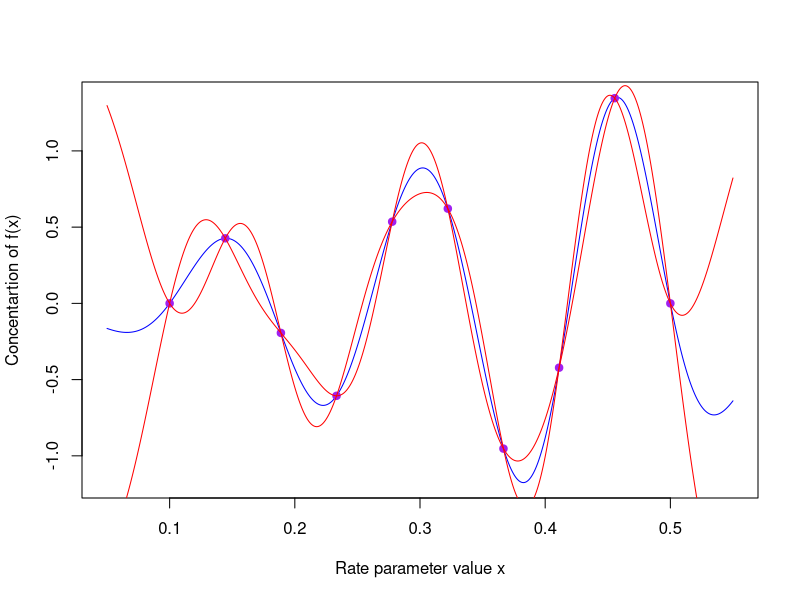
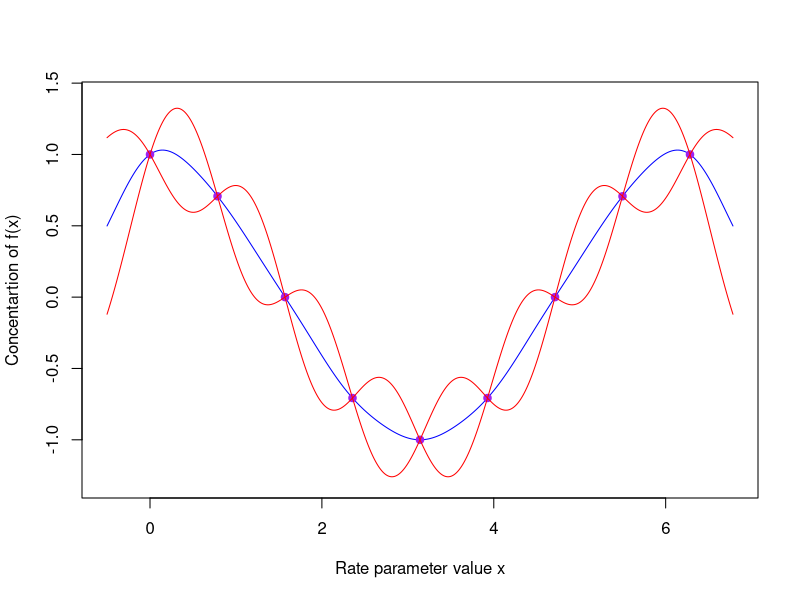
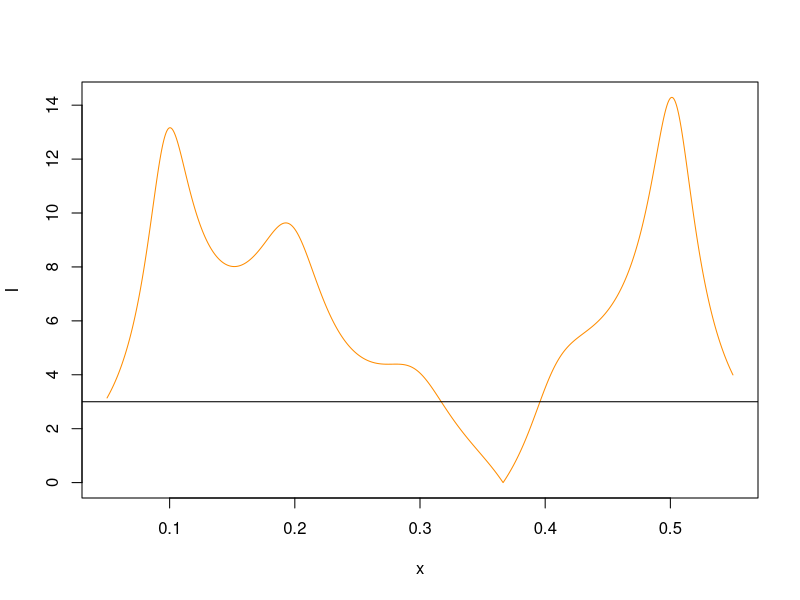
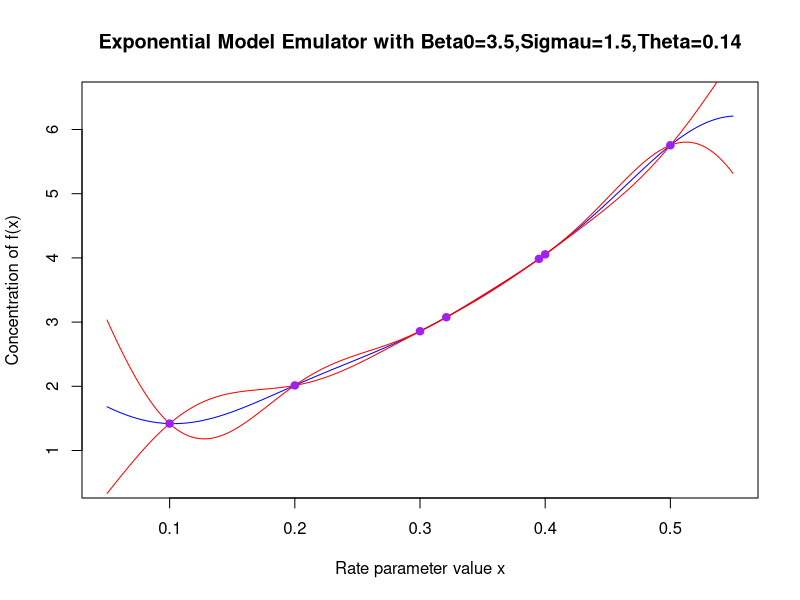
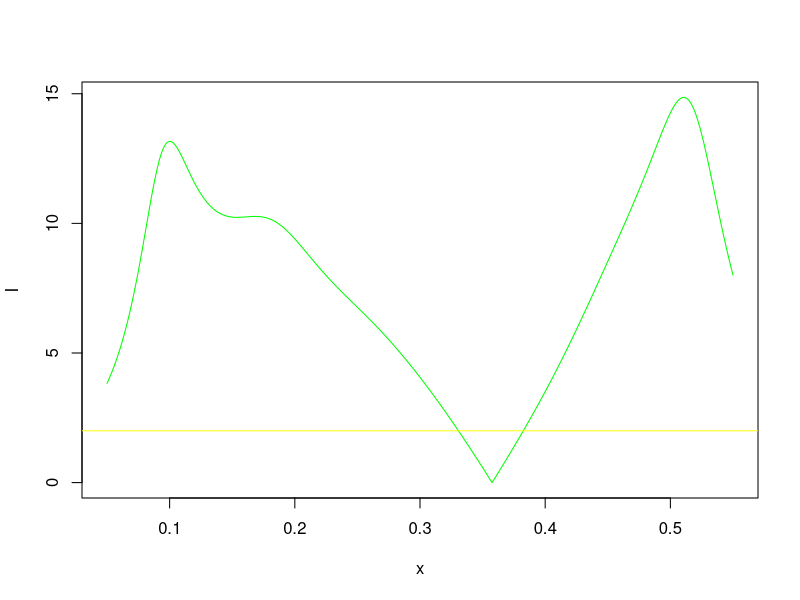
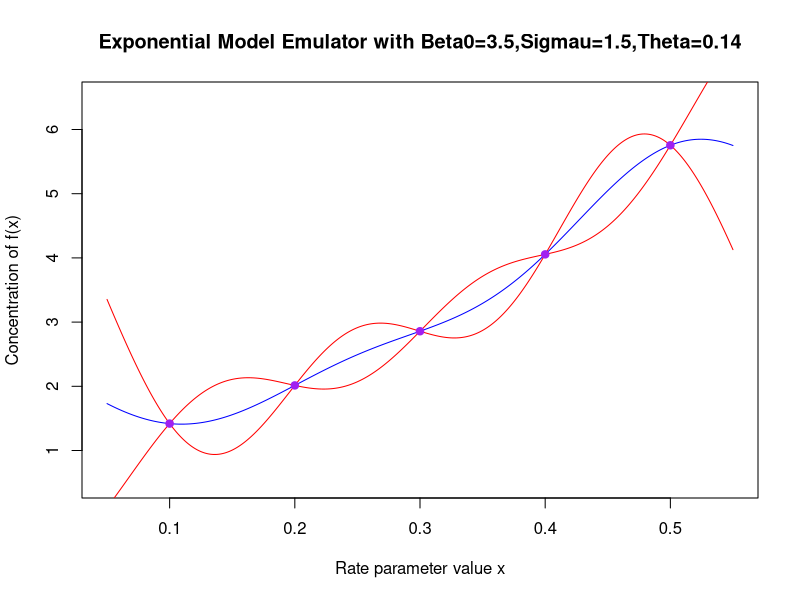
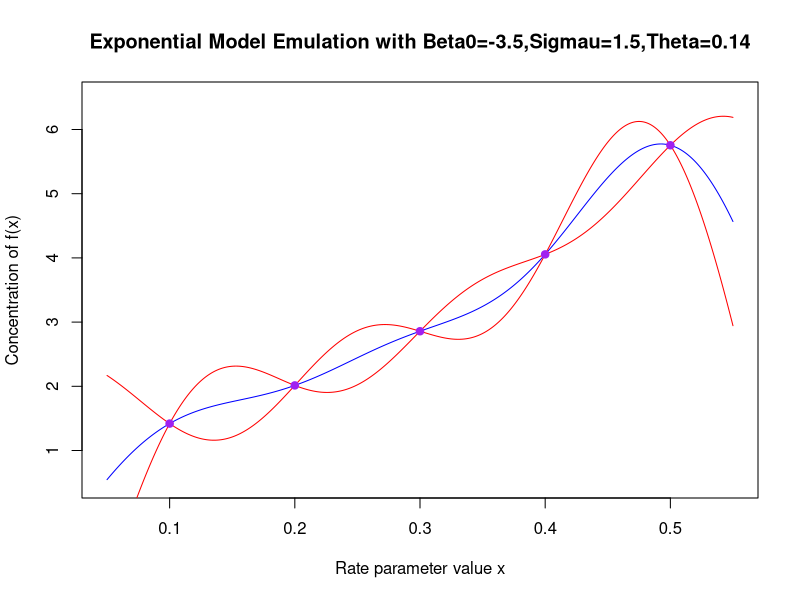
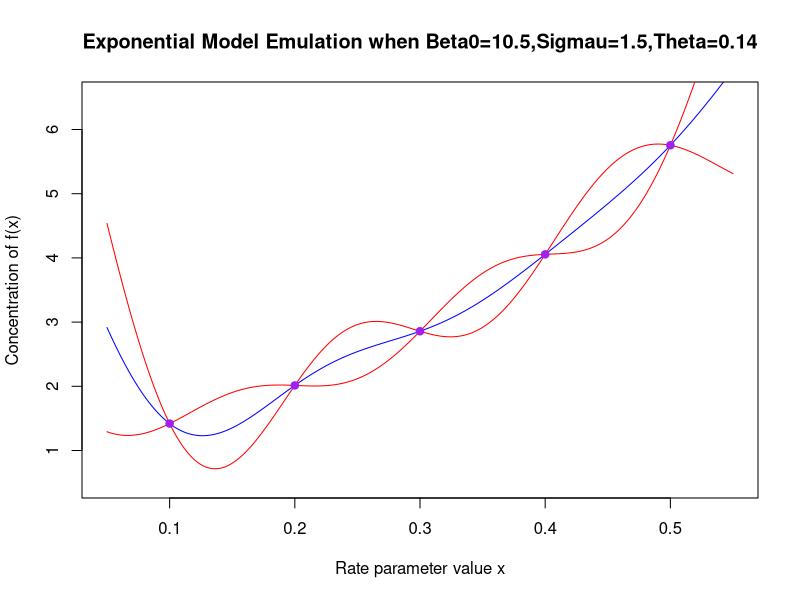

Source code (R) for these figures, in order:
expfun = function(x){
  return(exp(x*3.5))
}

covfun = function(x,y,su,t){
  entr = su*exp(-(abs(x-y)^2)/(t^2))
  return(entr)
}

emufunexp = function(B0,sigmau,theta){
  a = seq(0.1,0.5,by=0.1)
  D = expfun(a)
  exf = B0
  varf = sigmau^2
  eD = c(exf,exf,exf,exf,exf)
  b = as.matrix(dist(a))
  varD = (sigmau^2)*exp(-(b^2)/(theta^2))
  covfD = function(x){
    g = covfun(x,a,varf,theta)
    return(g)
  }
  covDf = function(x){
    i = covfun(a,x,varf,theta)
    return(i)
  }
  eDf = function(x){
    h = exf + covfD(x)%*%solve(varD)%*%(D-eD)
    return(as.vector(h))
  }
  varDf = function(x){
    j = varf - covfD(x)%*%solve(varD)%*%covDf(x)
    return(j)
  }
  sequem = seq(0.05,0.55,length.out=10000)
  sequem2 = c()
  for (i in sequem){
    sequem2 = append(sequem2,eDf(i))
  }
  sequem3 = c()
  for (i in sequem){
    sequem3 = append(sequem3,varDf(i))
  }
  upvar = sequem2 + 3*sqrt(sequem3)
  downvar = sequem2 - 3*sqrt(sequem3)
  return(list(sequem,sequem2,a,D,upvar,downvar))
}

###################################################################################

#par(mfrow=c(2,3))
pdf("Emulatorplots.pdf")

run1 = emufunexp(3.5,1.5,0.14)
plot(run1[[1]],run1[[2]],type='l',lwd=1,col='blue',ylim=c(0.5,6.5),xlab="Rate parameter value x",ylab="Concentration of f(x)",main="Exponential Model Emulator with Beta0=3.5,Sigmau=1.5,Theta=0.14")
lines(run1[[1]],run1[[5]],type='l',lwd=1,col='red')
lines(run1[[1]],run1[[6]],type='l',lwd=1,col='red')
points(run1[[3]],run1[[4]],col='purple',pch=19)

#run2.0 = emufunexp(0.0,1.5,0.14)
#plot(run2.0[[1]],run2.0[[2]],type='l',col='blue',xlab="Rate parameter value x",ylab="Concentration of f(x)",main="Bo=0.0")
#points(run2.0[[3]],run2.0[[4]],col='purple',pch=19)
#lines(run2.0[[1]],run2.0[[5]],type='l',col='red')
#lines(run2.0[[1]],run2.0[[6]],type='l',col='red')

run3.0 = emufunexp(-3.5,1.5,0.14)
plot(run3.0[[1]],run3.0[[2]],type='l',lwd=1,col='blue',ylim=c(0.5,6.5),xlab="Rate parameter value x",ylab="Concentration of f(x)",main="Exponential Model Emulation with Beta0=-3.5,Sigmau=1.5,Theta=0.14")
lines(run3.0[[1]],run3.0[[5]],type='l',lwd=1,col='red')
lines(run3.0[[1]],run3.0[[6]],type='l',lwd=1,col='red')
points(run3.0[[3]],run3.0[[4]],col='purple',pch=19)

#run4.0 = emufunexp(7.0,1.5,0.14)
#plot(run4.0[[1]],run4.0[[2]],type='l',col='blue',xlab="Rate parameter value x",ylab="Concentartion of f(x)",main="Bo=7.0")
#points(run4.0[[3]],run4.0[[4]],col='purple',pch=19)
#lines(run4.0[[1]],run4.0[[5]],type='l',col='red')
#lines(run4.0[[1]],run4.0[[6]],type='l',col='red')

run5.0 = emufunexp(10.5,1.5,0.14)
plot(run5.0[[1]],run5.0[[2]],type='l',lwd=1,col='blue',ylim=c(0.5,6.5),xlab="Rate parameter value x",ylab="Concentration of f(x)",main="Exponential Model Emulation when Beta0=10.5,Sigmau=1.5,Theta=0.14")
lines(run5.0[[1]],run5.0[[5]],type='l',lwd=1,col='red')
lines(run5.0[[1]],run5.0[[6]],type='l',lwd=1,col='red')
points(run5.0[[3]],run5.0[[4]],col='purple',pch=19)

####################################################################################

#par(mfrow=c(2,3))

plot(run1[[1]],run1[[2]],type='l',lwd=1,col='blue',ylim=c(0.5,6.5),xlab="Rate parameter value x",ylab="Concentration of f(x)",main="Exponential Model Emulator with Beta0=3.5,Sigmau=1.5,Theta=0.14")
lines(run1[[1]],run1[[5]],type='l',lwd=1,col='red')
lines(run1[[1]],run1[[6]],type='l',lwd=1,col='red')
points(run1[[3]],run1[[4]],col='purple',pch=19)

run2.1 = emufunexp(3.5,0.8,0.14)
plot(run2.1[[1]],run2.1[[2]],type='l',lwd=1,col='blue',ylim=c(0.5,6.5),xlab="Rate parameter value x",ylab="Concentration of f(x)",main="Exponential Model Emulator with Beta0=3.5,Sigmau=0.8,Theta=0.14")
lines(run2.1[[1]],run2.1[[5]],type='l',lwd=1,col='red')
lines(run2.1[[1]],run2.1[[6]],type='l',lwd=1,col='red')
points(run2.1[[3]],run2.1[[4]],col='purple',pch=19)

run3.1 = emufunexp(3.5,0.1,0.14)
plot(run3.1[[1]],run3.1[[2]],type='l',lwd=1,col='blue',ylim=c(0.5,6.5),xlab="Rate parameter value x",ylab="Concentration of f(x)",main="Exponential Model Emulator with Beta0=3.5,Sigmau=0.1,Theta=0.14")
lines(run3.1[[1]],run3.1[[5]],type='l',lwd=1,col='red')
lines(run3.1[[1]],run3.1[[6]],type='l',lwd=1,col='red')
points(run3.1[[3]],run3.1[[4]],col='purple',pch=19)

#run4.1 = emufunexp(3.5,2.2,0.14)
#plot(run4.1[[1]],run4.1[[2]],type='l',col='blue',xlab="Rate parameter value x",ylab="Concentartion of f(x)",main="Sigmau=2.2")
#points(run4.1[[3]],run4.1[[4]],col='purple',pch=19)
#lines(run4.1[[1]],run4.1[[5]],type='l',col='red')
#lines(run4.1[[1]],run4.1[[6]],type='l',col='red')

run5.1 = emufunexp(3.5,2.9,0.14)
plot(run5.1[[1]],run5.1[[2]],type='l',lwd=1,col='blue',ylim=c(0.5,6.5),xlab="Rate parameter value x",ylab="Concentration of f(x)",main="Exponential Model Emulator with Beta0=3.5,Sigmau=2.9,Theta=0.14")
lines(run5.1[[1]],run5.1[[5]],type='l',lwd=1,col='red')
lines(run5.1[[1]],run5.1[[6]],type='l',lwd=1,col='red')
points(run5.1[[3]],run5.1[[4]],col='purple',pch=19)

###################################################################################

#par(mfrow=c(2,3))

plot(run1[[1]],run1[[2]],type='l',lwd=1,col='blue',ylim=c(0.5,6.5),xlab="Rate parameter value x",ylab="Concentration of f(x)",main="Exponential Model Emulator with Beta0=3.5,Sigmau=1.5,Theta=0.14")
lines(run1[[1]],run1[[5]],type='l',lwd=1,col='red')
lines(run1[[1]],run1[[6]],type='l',lwd=1,col='red')
points(run1[[3]],run1[[4]],col='purple',pch=19)

run2.2 = emufunexp(3.5,1.5,0.075)
plot(run2.2[[1]],run2.2[[2]],type='l',lwd=1,col='blue',ylim=c(-0.6,7.5),xlab="Rate parameter value x",ylab="Concentration of f(x)",main="Exponential Model Emulator with Beta0=3.5,Sigmau=1.5,Theta=0.075")
lines(run2.2[[1]],run2.2[[5]],type='l',lwd=1,col='red')
lines(run2.2[[1]],run2.2[[6]],type='l',lwd=1,col='red')
points(run2.2[[3]],run2.2[[4]],col='purple',pch=19)

run3.2 = emufunexp(3.5,1.5,0.01)
plot(run3.2[[1]],run3.2[[2]],type='l',lwd=1,col='blue',ylim=c(-1.5,8.5),xlab="Rate parameter value x",ylab="Concentration of f(x)",main="Exponential Model Emulator with Beta0=3.5,Sigmau=1.5,Theta=0.01")
lines(run3.2[[1]],run3.2[[5]],type='l',lwd=1,col='red')
lines(run3.2[[1]],run3.2[[6]],type='l',lwd=1,col='red')
points(run3.2[[3]],run3.2[[4]],col='purple',pch=19)

#run4.2 = emufunexp(3.5,1.5,0.205)
#plot(run4.2[[1]],run4.2[[2]],type='l',col='blue',xlab="Rate parameter value x",ylab="Concentartion of f(x)",main="Theta=0.205")
#points(run4.2[[3]],run4.2[[4]],col='purple',pch=19)
#lines(run4.2[[1]],run4.2[[5]],type='l',col='red')
#lines(run4.2[[1]],run4.2[[6]],type='l',col='red')

run5.2 = emufunexp(3.5,1.5,0.27)
plot(run5.2[[1]],run5.2[[2]],type='l',lwd=1,col='blue',ylim=c(1,6),xlab="Rate parameter value x",ylab="Concentration of f(x)",main="Exponential Model Emulator with Beta0=3.5,Sigmau=1.5,Theta=0.27")
lines(run5.2[[1]],run5.2[[5]],type='l',lwd=1,col='red')
lines(run5.2[[1]],run5.2[[6]],type='l',lwd=1,col='red')
points(run5.2[[3]],run5.2[[4]],col='purple',pch=19)

###########################################################

#par(mfrow=c(2,3))

plot(run1[[1]],run1[[2]],type='l',lwd=1,col='blue',ylim=c(0.5,6.5),xlab="Rate parameter value x",ylab="Concentration of f(x)",main="Exponential Model Emulator with Beta0=3.5,Sigmau=1.5,Theta=0.14")
lines(run1[[1]],run1[[5]],type='l',lwd=1,col='red')
lines(run1[[1]],run1[[6]],type='l',lwd=1,col='red')
points(run1[[3]],run1[[4]],col='purple',pch=19)

run2.3 = emufunexp(-3.5,0.1,0.14)
plot(run2.3[[1]],run2.3[[2]],type='l',lwd=1,col='blue',ylim=c(0.5,6.5),xlab="Rate parameter value x",ylab="Concentration of f(x)",main="Exponential Model Emulator with Beta0=-3.5,Sigmau=0.1,Theta=0.14")
lines(run2.3[[1]],run2.3[[5]],type='l',lwd=1,col='red')
lines(run2.3[[1]],run2.3[[6]],type='l',lwd=1,col='red')
points(run2.3[[3]],run2.3[[4]],col='purple',pch=19)

#run3.3 = emufunexp(10.5,2.9,0.14)
#plot(run3.3[[1]],run3.3[[2]],type='l',col='blue',xlab="Rate parameter value x",ylab="Concentartion of f(x)",main="B0=10.5,Sigmau=2.9")
#points(run3.3[[3]],run3.3[[4]],col='purple',pch=19)
#lines(run3.3[[1]],run3.3[[5]],type='l',col='red')
#lines(run3.3[[1]],run3.3[[6]],type='l',col='red')

#run4.3 = emufunexp(-3.5,2.9,0.14)
#plot(run4.3[[1]],run4.3[[2]],type='l',col='blue',xlab="Rate parameter value x",ylab="Concentartion of f(x)",main="B0=-3.5,Sigmau=2.9")
#points(run4.3[[3]],run4.3[[4]],col='purple',pch=19)
#lines(run4.3[[1]],run4.3[[5]],type='l',col='red')
#lines(run4.3[[1]],run4.3[[6]],type='l',col='red')

#run5.3 = emufunexp(10.5,0.1,0.14)
#plot(run5.3[[1]],run5.3[[2]],type='l',col='blue',xlab="Rate parameter value x",ylab="Concentartion of f(x)",main="B0=10.5,Sigmau=0.1")
#points(run5.3[[3]],run5.3[[4]],col='purple',pch=19)
#lines(run5.3[[1]],run5.3[[5]],type='l',col='red')
#lines(run5.3[[1]],run5.3[[6]],type='l',col='red')

#############################################################

#par(mfrow=c(2,3))

plot(run1[[1]],run1[[2]],type='l',lwd=1,col='blue',ylim=c(0.5,6.5),xlab="Rate parameter value x",ylab="Concentration of f(x)",main="Exponential Model Emulator with Beta0=3.5,Sigmau=1.5,Theta=0.14")
lines(run1[[1]],run1[[5]],type='l',lwd=1,col='red')
lines(run1[[1]],run1[[6]],type='l',lwd=1,col='red')
points(run1[[3]],run1[[4]],col='purple',pch=19)

#run2.4 = emufunexp(-3.5,1.5,0.01)
#plot(run2.4[[1]],run2.4[[2]],type='l',col='blue',xlab="Rate parameter value x",ylab="Concentartion of f(x)",main="B0=-3.5,Theta=0.01")
#points(run2.4[[3]],run2.4[[4]],col='purple',pch=19)
#lines(run2.4[[1]],run2.4[[5]],type='l',col='red')
#lines(run2.4[[1]],run2.4[[6]],type='l',col='red')

run3.4 = emufunexp(10.5,1.5,0.27)
plot(run3.4[[1]],run3.4[[2]],type='l',lwd=1,col='blue',ylim=c(0.5,6.5),xlab="Rate parameter value x",ylab="Concentration of f(x)",main="Exponential Model Emulator with Beta0=10.5,Sigmau=1.5,Theta=0.27")
lines(run3.4[[1]],run3.4[[5]],type='l',lwd=1,col='red')
lines(run3.4[[1]],run3.4[[6]],type='l',lwd=1,col='red')
points(run3.4[[3]],run3.4[[4]],col='purple',pch=19)

#run4.4 = emufunexp(-3.5,1.5,0.27)
#plot(run4.4[[1]],run4.4[[2]],type='l',col='blue',xlab="Rate parameter value x",ylab="Concentartion of f(x)",main="B0=-3.5,Theta=0.27")
#points(run4.4[[3]],run4.4[[4]],col='purple',pch=19)
#lines(run4.4[[1]],run4.4[[5]],type='l',col='red')
#lines(run4.4[[1]],run4.4[[6]],type='l',col='red')

run5.4 = emufunexp(10.5,1.5,0.01)
plot(run5.4[[1]],run5.4[[2]],type='l',lwd=1,col='blue',ylim=c(0,15),xlab="Rate parameter value x",ylab="Concentration of f(x)",main="Exponential Model Emulator with Beta0=10.5,Sigmau=1.5,Theta=0.01")
lines(run5.4[[1]],run5.4[[5]],type='l',lwd=1,col='red')
lines(run5.4[[1]],run5.4[[6]],type='l',lwd=1,col='red')
points(run5.4[[3]],run5.4[[4]],col='purple',pch=19)

###########################################################

#par(mfrow=c(2,3))

plot(run1[[1]],run1[[2]],type='l',lwd=1,col='blue',ylim=c(0.5,6.5),xlab="Rate parameter value x",ylab="Concentration of f(x)",main="Exponential Model Emulator with Beta0=3.5,Sigmau=1.5,Theta=0.14")
lines(run1[[1]],run1[[5]],type='l',lwd=1,col='red')
lines(run1[[1]],run1[[6]],type='l',lwd=1,col='red')
points(run1[[3]],run1[[4]],col='purple',pch=19)

run2.5 = emufunexp(3.5,0.1,0.01)
plot(run2.5[[1]],run2.5[[2]],type='l',lwd=1,col='blue',ylim=c(1,6),xlab="Rate parameter value x",ylab="Concentration of f(x)",main="Exponential Model Emulator with Beta0=3.5,Sigmau=0.1,Theta=0.01")
lines(run2.5[[1]],run2.5[[5]],type='l',lwd=1,col='red')
lines(run2.5[[1]],run2.5[[6]],type='l',lwd=1,col='red')
points(run2.5[[3]],run2.5[[4]],col='purple',pch=19)

run3.5 = emufunexp(3.5,2.9,0.27)
plot(run3.5[[1]],run3.5[[2]],type='l',lwd=1,col='blue',ylim=c(0.5,6.5),xlab="Rate parameter value x",ylab="Concentration of f(x)",main="Exponential Model Emulator with Beta0=3.5,Sigmau=2.9,Theta=0.27")
lines(run3.5[[1]],run3.5[[5]],type='l',lwd=1,col='red')
lines(run3.5[[1]],run3.5[[6]],type='l',lwd=1,col='red')
points(run3.5[[3]],run3.5[[4]],col='purple',pch=19)

#run4.5 = emufunexp(3.5,0.1,0.27)
#plot(run4.5[[1]],run4.5[[2]],type='l',col='blue',xlab="Rate parameter value x",ylab="Concentartion of f(x)",main="Sigmau=0.1,Theta=0.27")
#points(run4.5[[3]],run4.5[[4]],col='purple',pch=19)
#lines(run4.5[[1]],run4.5[[5]],type='l',col='red')
#lines(run4.5[[1]],run4.5[[6]],type='l',col='red')

#run5.5 = emufunexp(3.5,2.9,0.01)
#plot(run5.5[[1]],run5.5[[2]],type='l',col='blue',xlab="Rate parameter value x",ylab="Concentartion of f(x)",main="Sigmau=2.9,Theta=0.01")
#points(run5.5[[3]],run5.5[[4]],col='purple',pch=19)
#lines(run5.5[[1]],run5.5[[5]],type='l',col='red')
#lines(run5.5[[1]],run5.5[[6]],type='l',col='red')

###########################################################

#par(mfrow=c(2,3))

plot(run1[[1]],run1[[2]],type='l',lwd=1,col='blue',ylim=c(0.5,6.5),xlab="Rate parameter value x",ylab="Concentration of f(x)",main="Exponential Model Emulator with Beta0=3.5,Sigmau=1.5,Theta=0.14")
lines(run1[[1]],run1[[5]],type='l',lwd=1,col='red')
lines(run1[[1]],run1[[6]],type='l',lwd=1,col='red')
points(run1[[3]],run1[[4]],col='purple',pch=19)

run2.6 = emufunexp(-3.5,0.1,0.01)
plot(run2.6[[1]],run2.6[[2]],type='l',lwd=1,col='blue',ylim=c(-4,6),xlab="Rate parameter value x",ylab="Concentration of f(x)",main="Exponential Model Emulator with Beta0=-3.5,Sigmau=0.1,Theta=0.01")
lines(run2.6[[1]],run2.6[[5]],type='l',lwd=1,col='red')
lines(run2.6[[1]],run2.6[[6]],type='l',lwd=1,col='red')
points(run2.6[[3]],run2.6[[4]],col='purple',pch=19)

run3.6 = emufunexp(10.5,2.9,0.27)
plot(run3.6[[1]],run3.6[[2]],type='l',lwd=1,col='blue',xlab="Rate parameter value x",ylab="Concentration of f(x)",main="Exponential Model Emulator with Beta0=10.5,Sigmau=2.9,Theta=0.27")
lines(run3.6[[1]],run3.6[[5]],type='l',lwd=1,col='red')
lines(run3.6[[1]],run3.6[[6]],type='l',lwd=1,col='red')
points(run3.6[[3]],run3.6[[4]],col='purple',pch=19)

#run4.6 = emufunexp(-3.5,2.9,0.01)
#plot(run4.6[[1]],run4.6[[2]],type='l',col='blue',xlab="Rate parameter value x",ylab="Concentartion of f(x)",main="B0=-3.5,Sigmau=2.9,Theta=0.01")
#points(run4.6[[3]],run4.6[[4]],col='purple',pch=19)
#lines(run4.6[[1]],run4.6[[5]],type='l',col='red')
#lines(run4.6[[1]],run4.6[[6]],type='l',col='red')

#run5.6 = emufunexp(10.5,0.1,0.27)
#plot(run5.6[[1]],run5.6[[2]],type='l',col='blue',xlab="Rate parameter value x",ylab="Concentartion of f(x)",main="B0=10.5,Sigmau=0.1,Theta=0.27")
#points(run5.6[[3]],run5.6[[4]],col='purple',pch=19)
#lines(run5.6[[1]],run5.6[[5]],type='l',col='red')
#lines(run5.6[[1]],run5.6[[6]],type='l',col='red')

dev.off()
####################################################################

newfun = function(x){
  return(3*x*sin((5*pi*(x-0.1))/0.4))
}

emufunnew = function(B0,sigmau,theta){
  a = seq(0.1,0.5,length.out = 10)
  D = newfun(a)
  exf = B0
  varf = sigmau^2
  eD = c(exf,exf,exf,exf,exf)
  b = as.matrix(dist(a))
  varD = (sigmau^2)*exp(-(b^2)/(theta^2))
  covfD = function(x){
    g = covfun(x,a,varf,theta)
    return(g)
  }
  covDf = function(x){
    i = covfun(a,x,varf,theta)
    return(i)
  }
  eDf = function(x){
    h = exf + covfD(x)%*%solve(varD)%*%(D-eD)
    return(as.vector(h))
  }
  varDf = function(x){
    j = varf - covfD(x)%*%solve(varD)%*%covDf(x)
    return(j)
  }
  sequem = seq(0.05,0.55,length.out=10000)
  sequem2 = c()
  for (i in sequem){
    sequem2 = append(sequem2,eDf(i))
  }
  sequem3 = c()
  for (i in sequem){
    sequem3 = append(sequem3,varDf(i))
  }
  upvar = sequem2 + 3*sqrt(sequem3)
  downvar = sequem2 - 3*sqrt(sequem3)
  return(list(sequem,sequem2,a,D,upvar,downvar))
}

newrun1 = emufunnew(0,0.6,0.06)
par(mfrow=c(1,1))
plot(newrun1[[1]],newrun1[[2]],type='l',col='blue',xlab="Rate parameter value x",ylab="Concentartion of f(x)")
points(newrun1[[3]],newrun1[[4]],col='purple',pch=19)
lines(newrun1[[1]],newrun1[[5]],type='l',col='red')
lines(newrun1[[1]],newrun1[[6]],type='l',col='red')


#############################################################

emufuncos = function(B0,sigmau,theta){
  a = seq(0,2*pi,by = (pi/4))
  D = cos(a)
  exf = B0
  varf = sigmau^2
  eD = c(exf,exf,exf,exf,exf,exf,exf,exf,exf)
  b = as.matrix(dist(a))
  varD = (sigmau^2)*exp(-(b^2)/(theta^2))
  covfD = function(x){
    g = covfun(x,a,varf,theta)
    return(g)
  }
  covDf = function(x){
    i = covfun(a,x,varf,theta)
    return(i)
  }
  eDf = function(x){
    h = exf + covfD(x)%*%solve(varD)%*%(D-eD)
    return(as.vector(h))
  }
  varDf = function(x){
    j = varf - covfD(x)%*%solve(varD)%*%covDf(x)
    return(j)
  }
  sequem = seq(-0.5,(2*pi)+0.5,length.out=10000)
  sequem2 = c()
  for (i in sequem){
    sequem2 = append(sequem2,eDf(i))
  }
  sequem3 = c()
  for (i in sequem){
    sequem3 = append(sequem3,varDf(i))
  }
  upvar = sequem2 + 3*sqrt(sequem3)
  downvar = sequem2 - 3*sqrt(sequem3)
  return(list(sequem,sequem2,a,D,upvar,downvar))
}

cosrun1 = emufuncos(0,0.25,0.65)
plot(cosrun1[[1]],cosrun1[[2]],type='l',col='blue',xlim = c(-0.5,(2*pi)+0.5),ylim = c(-1.3,1.4),xlab="Rate parameter value x",ylab="Concentartion of f(x)")
points(cosrun1[[3]],cosrun1[[4]],col='purple',pch=19)
lines(cosrun1[[1]],cosrun1[[5]],type='l',col='red')
lines(cosrun1[[1]],cosrun1[[6]],type='l',col='red')
#e = 0.05
############################################################

impexp=function(x,z){
  a = seq(0.1,0.5,by=0.1)
  D = expfun(a)
  exf = 3.5
  varf = 1.5^2
  varep = 0
  vare = 0.025
  eD = c(exf,exf,exf,exf,exf)
  b = as.matrix(dist(a))
  varD = (1.5^2)*exp(-(b^2)/(0.14^2))
  covfD = function(x){
    g = covfun(x,a,varf,0.14)
    return(g)
  }
  covDf = function(x){
    i = covfun(a,x,varf,0.14)
    return(i)
  }
  eDf = function(x){
    h = exf + covfD(x)%*%solve(varD)%*%(D-eD)
    return(as.vector(h))
  }
  varDf = function(x){
    j = varf - covfD(x)%*%solve(varD)%*%covDf(x)
    return(j)
  }
  Isquared = ((eDf(x)-z)^2)/(varDf(x)+varep+vare)
  I = sqrt(Isquared)
  return(I)
}

sequem = seq(0.05,0.55,length.out=10000)
sequem2 = c()
for (i in sequem){
  sequem2 = append(sequem2,impexp(i,3.5))
}

plot(sequem,sequem2,type='l',col='darkorange',xlab='x',ylab='I')
abline(h=3,col='black')
locator()

#####################################################################

emufunexp2 = function(B0,sigmau,theta,points){
  D = expfun(points)
  exf = B0
  varf = sigmau^2
  eD = rep(exf,times=length(D))
  b = as.matrix(dist(points))
  varD = (sigmau^2)*exp(-(b^2)/(theta^2))
  covfD = function(x){
    g = covfun(x,points,varf,theta)
    return(g)
  }
  covDf = function(x){
    i = covfun(points,x,varf,theta)
    return(i)
  }
  eDf = function(x){
    h = exf + covfD(x)%*%solve(varD)%*%(D-eD)
    return(as.vector(h))
  }
  varDf = function(x){
    j = varf - covfD(x)%*%solve(varD)%*%covDf(x)
    return(j)
  }
  sequem = seq(0.05,0.55,length.out=10000)
  sequem2 = c()
  for (i in sequem){
    sequem2 = append(sequem2,eDf(i))
  }
  sequem3 = c()
  for (i in sequem){
    sequem3 = append(sequem3,varDf(i))
  }
  upvar = sequem2 + 3*sqrt(sequem3)
  downvar = sequem2 - 3*sqrt(sequem3)
  return(list(sequem,sequem2,points,D,upvar,downvar))
}

newrun = emufunexp2(3.5,1.5,0.14,c(0.1,0.2,0.3,0.321,0.395,0.4,0.5))
plot(newrun[[1]],newrun[[2]],type='l',lwd=1,col='blue',ylim=c(0.5,6.5),xlab="Rate parameter value x",ylab="Concentration of f(x)",main="Exponential Model Emulator with Beta0=3.5,Sigmau=1.5,Theta=0.14")
lines(newrun[[1]],newrun[[5]],type='l',lwd=1,col='red')
lines(newrun[[1]],newrun[[6]],type='l',lwd=1,col='red')
points(newrun[[3]],newrun[[4]],col='purple',pch=19)

impexp2=function(x,z,points){
  D = expfun(points)
  exf = 3.5
  varf = 1.5^2
  varep = 0
  vare = 0.025
  eD = rep(exf,times=length(D))
  b = as.matrix(dist(points))
  varD = (1.5^2)*exp(-(b^2)/(0.14^2))
  covfD = function(x){
    g = covfun(x,points,varf,0.14)
    return(g)
  }
  covDf = function(x){
    i = covfun(points,x,varf,0.14)
    return(i)
  }
  eDf = function(x){
    h = exf + covfD(x)%*%solve(varD)%*%(D-eD)
    return(as.vector(h))
  }
  varDf = function(x){
    j = varf - covfD(x)%*%solve(varD)%*%covDf(x)
    return(j)
  }
  Isquared = ((eDf(x)-z)^2)/(varDf(x)+varep+vare)
  I = sqrt(Isquared)
  return(I)
}

overallsequem = function(points){
  sequem = seq(0.05,0.55,length.out=10000)
  newsequem = c()
  for (i in sequem){
    newsequem = append(newsequem,impexp2(i,3.5,points))
  }
  return(list(sequem,newsequem))
}

newpointsrun1 = overallsequem(c(0.1,0.2,0.3,0.317,0.396,0.4,0.5))  
plot(newpointsrun1[[1]],newpointsrun1[[2]],type='l',col='green',xlab='x',ylab='I')
abline(h=2,col='yellow')
locator()

#fill.contour
#add points
#change code to 2d
#test 2d function sin+cos for eg
#look up expand grid function....probably for sequem (might need as.matrix)